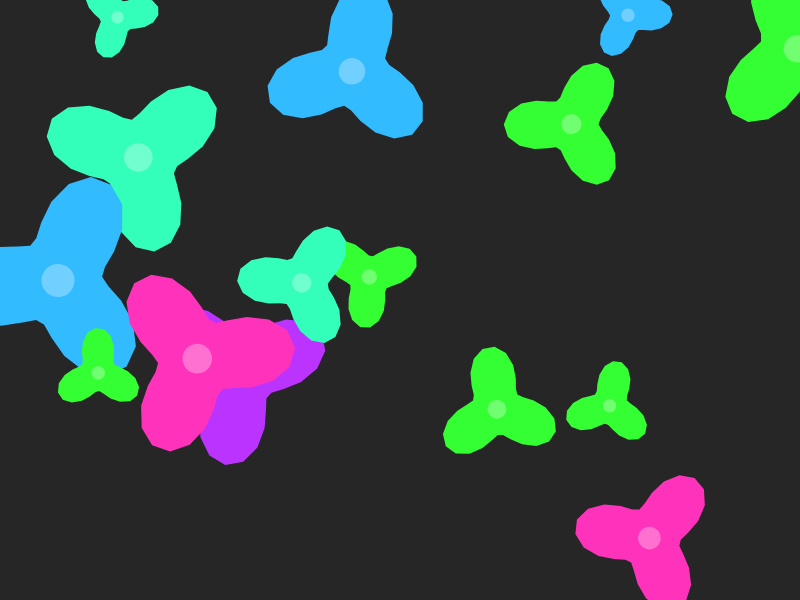
Frame 1 (no input)
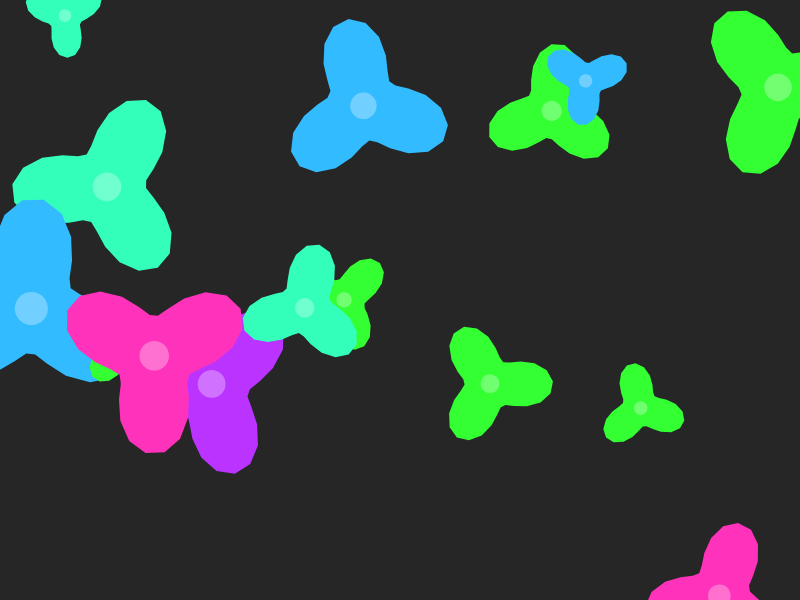
Frame 60 (no input)
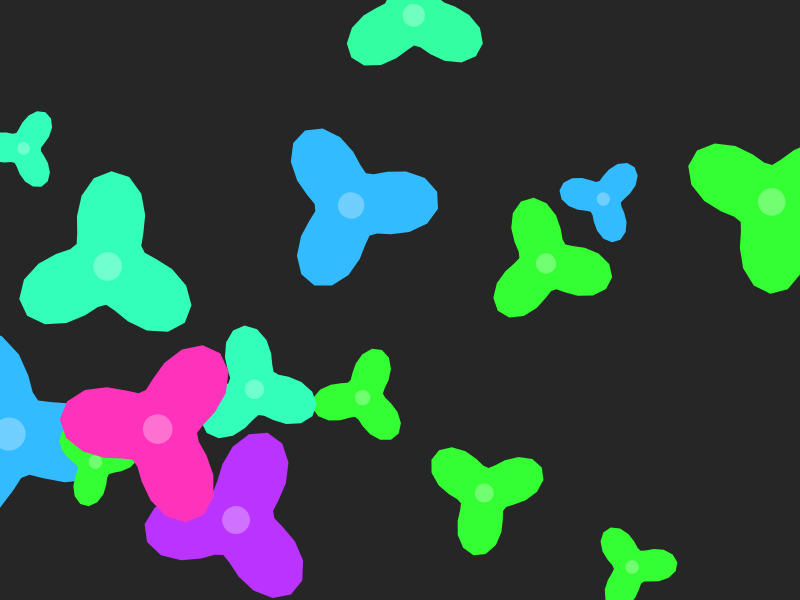
Frame 120 (the mouse pressed at the canvas centre since frame 60)

The p5.js sketch that drew these frames (run headless with seeded random() and noise() and a simulated clock; from frame 60 on, the mouse is pressed at the canvas centre):

// p5.js sketch
// ── sketch.js
let shapes = [];
let colors;
const numShapes = 15;
const shapeSize = 80;
let scrollSpeed = 2;
let noiseOffset = 0;

function setup() {
  createCanvas(800, 600);
  colorMode(HSB, 360, 100, 100, 1);
  
  // Create a vibrant color palette
  colors = [
    color(320, 80, 100), // Pink
    color(280, 80, 100), // Purple
    color(200, 80, 100), // Blue
    color(160, 80, 100), // Turquoise
    color(120, 80, 100)  // Green
  ];
  
  // Initialize shapes with random properties
  for (let i = 0; i < numShapes; i++) {
    shapes.push({
      x: random(width),
      y: random(height),
      rotation: random(TWO_PI),
      size: random(0.5, 1.5) * shapeSize,
      color: random(colors),
      noiseOffsetX: random(1000),
      noiseOffsetY: random(1000)
    });
  }
}

function draw() {
  background(0, 0, 15);
  
  // Update noise offset for organic movement
  noiseOffset += 0.005;
  
  // Draw and update each shape
  for (let shape of shapes) {
    push();
    translate(shape.x, shape.y);
    rotate(shape.rotation);
    
    // Create organic movement using noise
    let xOffset = map(noise(shape.noiseOffsetX + noiseOffset), 0, 1, -2, 2);
    let yOffset = map(noise(shape.noiseOffsetY + noiseOffset), 0, 1, -2, 2);
    
    shape.x += xOffset;
    shape.y += scrollSpeed + yOffset;
    
    // Reset position when shape goes off screen
    if (shape.y > height + shape.size) {
      shape.y = -shape.size;
      shape.x = random(width);
      shape.rotation = random(TWO_PI);
      shape.color = random(colors);
    }
    
    // Draw the shape
    noStroke();
    fill(shape.color);
    
    // Create a complex shape
    beginShape();
    for (let angle = 0; angle < TWO_PI; angle += PI/16) {
      let rad = shape.size * (0.7 + 0.3 * sin(3 * angle + frameCount * 0.05));
      let x = rad * cos(angle);
      let y = rad * sin(angle);
      vertex(x, y);
    }
    endShape(CLOSE);
    
    // Add inner detail
    fill(0, 0, 100, 0.3);
    ellipse(0, 0, shape.size * 0.3);
    
    pop();
    
    // Update rotation
    shape.rotation += 0.01;
    shape.noiseOffsetX += 0.01;
    shape.noiseOffsetY += 0.01;
  }
}

// Add interactivity
function mouseMoved() {
  scrollSpeed = map(mouseY, 0, height, 0.5, 4);
}

function mousePressed() {
  // Change color palette on click
  colors = colors.map(() => color(random(360), 80, 100));
}
